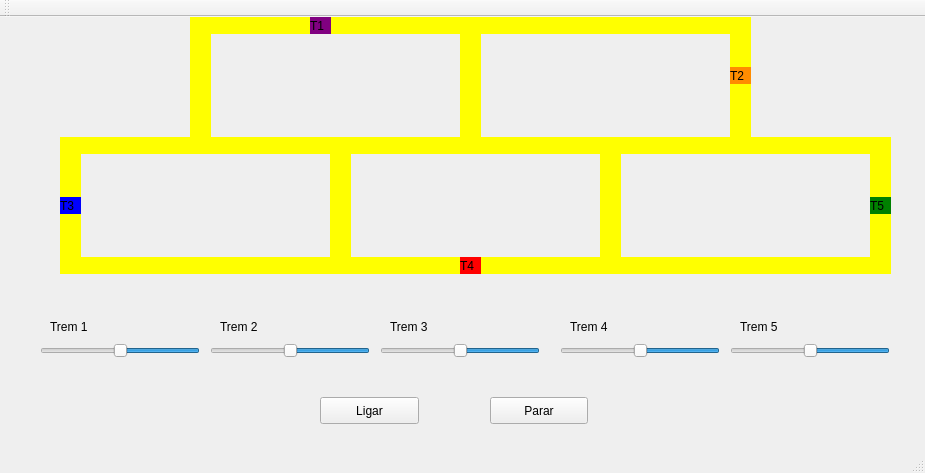
<?xml version="1.0" encoding="UTF-8"?>
<ui version="4.0">
 <class>MainWindow</class>
 <widget class="QMainWindow" name="MainWindow">
  <property name="geometry">
   <rect>
    <x>0</x>
    <y>0</y>
    <width>925</width>
    <height>473</height>
   </rect>
  </property>
  <property name="windowTitle">
   <string>MainWindow</string>
  </property>
  <widget class="QWidget" name="centralWidget">
   <widget class="QLabel" name="label_trem1">
    <property name="geometry">
     <rect>
      <x>310</x>
      <y>0</y>
      <width>21</width>
      <height>17</height>
     </rect>
    </property>
    <property name="styleSheet">
     <string notr="true">QLabel { background: purple}</string>
    </property>
    <property name="text">
     <string>T1</string>
    </property>
   </widget>
   <widget class="QLabel" name="label_trilho1">
    <property name="geometry">
     <rect>
      <x>80</x>
      <y>120</y>
      <width>250</width>
      <height>17</height>
     </rect>
    </property>
    <property name="styleSheet">
     <string notr="true">QLabel { background: yellow}</string>
    </property>
    <property name="text">
     <string/>
    </property>
   </widget>
   <widget class="QLabel" name="label_trilho2">
    <property name="geometry">
     <rect>
      <x>80</x>
      <y>240</y>
      <width>250</width>
      <height>17</height>
     </rect>
    </property>
    <property name="styleSheet">
     <string notr="true">QLabel { background: yellow}</string>
    </property>
    <property name="text">
     <string/>
    </property>
   </widget>
   <widget class="QLabel" name="label_trilho3">
    <property name="geometry">
     <rect>
      <x>330</x>
      <y>120</y>
      <width>21</width>
      <height>137</height>
     </rect>
    </property>
    <property name="styleSheet">
     <string notr="true">QLabel { background: yellow}</string>
    </property>
    <property name="text">
     <string/>
    </property>
   </widget>
   <widget class="QLabel" name="label_trilho4">
    <property name="geometry">
     <rect>
      <x>60</x>
      <y>120</y>
      <width>21</width>
      <height>137</height>
     </rect>
    </property>
    <property name="styleSheet">
     <string notr="true">QLabel { background: yellow}</string>
    </property>
    <property name="text">
     <string/>
    </property>
   </widget>
   <widget class="QPushButton" name="pushButton">
    <property name="geometry">
     <rect>
      <x>320</x>
      <y>380</y>
      <width>99</width>
      <height>27</height>
     </rect>
    </property>
    <property name="text">
     <string>Ligar</string>
    </property>
   </widget>
   <widget class="QPushButton" name="pushButton_2">
    <property name="geometry">
     <rect>
      <x>490</x>
      <y>380</y>
      <width>98</width>
      <height>27</height>
     </rect>
    </property>
    <property name="text">
     <string>Parar</string>
    </property>
   </widget>
   <widget class="QLabel" name="label_trilho4_2">
    <property name="geometry">
     <rect>
      <x>600</x>
      <y>120</y>
      <width>21</width>
      <height>137</height>
     </rect>
    </property>
    <property name="styleSheet">
     <string notr="true">QLabel { background: yellow}</string>
    </property>
    <property name="text">
     <string/>
    </property>
   </widget>
   <widget class="QLabel" name="label_trilho1_2">
    <property name="geometry">
     <rect>
      <x>350</x>
      <y>120</y>
      <width>250</width>
      <height>17</height>
     </rect>
    </property>
    <property name="styleSheet">
     <string notr="true">QLabel { background: yellow}</string>
    </property>
    <property name="text">
     <string/>
    </property>
   </widget>
   <widget class="QLabel" name="label_trilho2_2">
    <property name="geometry">
     <rect>
      <x>350</x>
      <y>240</y>
      <width>250</width>
      <height>17</height>
     </rect>
    </property>
    <property name="styleSheet">
     <string notr="true">QLabel { background: yellow}</string>
    </property>
    <property name="text">
     <string/>
    </property>
   </widget>
   <widget class="QLabel" name="label_trem2">
    <property name="geometry">
     <rect>
      <x>730</x>
      <y>50</y>
      <width>21</width>
      <height>17</height>
     </rect>
    </property>
    <property name="styleSheet">
     <string notr="true">QLabel { background: darkorange}</string>
    </property>
    <property name="text">
     <string>T2</string>
    </property>
   </widget>
   <widget class="QLabel" name="label_trem3">
    <property name="geometry">
     <rect>
      <x>60</x>
      <y>180</y>
      <width>21</width>
      <height>17</height>
     </rect>
    </property>
    <property name="styleSheet">
     <string notr="true">QLabel { background: blue}</string>
    </property>
    <property name="text">
     <string>T3</string>
    </property>
   </widget>
   <widget class="QLabel" name="label_trilho1_3">
    <property name="geometry">
     <rect>
      <x>620</x>
      <y>120</y>
      <width>250</width>
      <height>17</height>
     </rect>
    </property>
    <property name="styleSheet">
     <string notr="true">QLabel { background: yellow}</string>
    </property>
    <property name="text">
     <string/>
    </property>
   </widget>
   <widget class="QLabel" name="label_trilho4_3">
    <property name="geometry">
     <rect>
      <x>870</x>
      <y>120</y>
      <width>21</width>
      <height>137</height>
     </rect>
    </property>
    <property name="styleSheet">
     <string notr="true">QLabel { background: yellow}</string>
    </property>
    <property name="text">
     <string/>
    </property>
   </widget>
   <widget class="QLabel" name="label_trilho2_3">
    <property name="geometry">
     <rect>
      <x>620</x>
      <y>240</y>
      <width>250</width>
      <height>17</height>
     </rect>
    </property>
    <property name="styleSheet">
     <string notr="true">QLabel { background: yellow}</string>
    </property>
    <property name="text">
     <string/>
    </property>
   </widget>
   <widget class="QLabel" name="label_trilho1_4">
    <property name="geometry">
     <rect>
      <x>210</x>
      <y>0</y>
      <width>250</width>
      <height>17</height>
     </rect>
    </property>
    <property name="styleSheet">
     <string notr="true">QLabel { background: yellow}</string>
    </property>
    <property name="text">
     <string/>
    </property>
   </widget>
   <widget class="QLabel" name="label_trilho3_2">
    <property name="geometry">
     <rect>
      <x>190</x>
      <y>0</y>
      <width>21</width>
      <height>137</height>
     </rect>
    </property>
    <property name="styleSheet">
     <string notr="true">QLabel { background: yellow}</string>
    </property>
    <property name="text">
     <string/>
    </property>
   </widget>
   <widget class="QLabel" name="label_trilho3_3">
    <property name="geometry">
     <rect>
      <x>460</x>
      <y>0</y>
      <width>21</width>
      <height>137</height>
     </rect>
    </property>
    <property name="styleSheet">
     <string notr="true">QLabel { background: yellow}</string>
    </property>
    <property name="text">
     <string/>
    </property>
   </widget>
   <widget class="QLabel" name="label_trilho1_5">
    <property name="geometry">
     <rect>
      <x>480</x>
      <y>0</y>
      <width>250</width>
      <height>17</height>
     </rect>
    </property>
    <property name="styleSheet">
     <string notr="true">QLabel { background: yellow}</string>
    </property>
    <property name="text">
     <string/>
    </property>
   </widget>
   <widget class="QLabel" name="label_trilho3_4">
    <property name="geometry">
     <rect>
      <x>730</x>
      <y>0</y>
      <width>21</width>
      <height>137</height>
     </rect>
    </property>
    <property name="styleSheet">
     <string notr="true">QLabel { background: yellow}</string>
    </property>
    <property name="text">
     <string/>
    </property>
   </widget>
   <widget class="QLabel" name="label_trem4">
    <property name="geometry">
     <rect>
      <x>460</x>
      <y>240</y>
      <width>21</width>
      <height>17</height>
     </rect>
    </property>
    <property name="styleSheet">
     <string notr="true">QLabel { background: red}</string>
    </property>
    <property name="text">
     <string>T4</string>
    </property>
   </widget>
   <widget class="QLabel" name="label_trem5">
    <property name="geometry">
     <rect>
      <x>870</x>
      <y>180</y>
      <width>21</width>
      <height>17</height>
     </rect>
    </property>
    <property name="styleSheet">
     <string notr="true">QLabel { background: green}</string>
    </property>
    <property name="text">
     <string>T5</string>
    </property>
   </widget>
   <widget class="QSlider" name="T1Slider">
    <property name="geometry">
     <rect>
      <x>40</x>
      <y>320</y>
      <width>160</width>
      <height>28</height>
     </rect>
    </property>
    <property name="maximumSize">
     <size>
      <width>160</width>
      <height>16777215</height>
     </size>
    </property>
    <property name="layoutDirection">
     <enum>Qt::RightToLeft</enum>
    </property>
    <property name="styleSheet">
     <string notr="true">QLabel { background: blue}</string>
    </property>
    <property name="minimum">
     <number>0</number>
    </property>
    <property name="maximum">
     <number>200</number>
    </property>
    <property name="value">
     <number>100</number>
    </property>
    <property name="orientation">
     <enum>Qt::Horizontal</enum>
    </property>
    <property name="invertedAppearance">
     <bool>false</bool>
    </property>
   </widget>
   <widget class="QLabel" name="valorSlider">
    <property name="geometry">
     <rect>
      <x>50</x>
      <y>300</y>
      <width>58</width>
      <height>20</height>
     </rect>
    </property>
    <property name="text">
     <string>Trem 1</string>
    </property>
   </widget>
   <widget class="QLabel" name="valorSlider_2">
    <property name="geometry">
     <rect>
      <x>220</x>
      <y>300</y>
      <width>58</width>
      <height>20</height>
     </rect>
    </property>
    <property name="text">
     <string>Trem 2</string>
    </property>
   </widget>
   <widget class="QSlider" name="T2Slider">
    <property name="geometry">
     <rect>
      <x>210</x>
      <y>320</y>
      <width>160</width>
      <height>28</height>
     </rect>
    </property>
    <property name="maximumSize">
     <size>
      <width>160</width>
      <height>16777215</height>
     </size>
    </property>
    <property name="layoutDirection">
     <enum>Qt::RightToLeft</enum>
    </property>
    <property name="styleSheet">
     <string notr="true">QLabel { background: blue}</string>
    </property>
    <property name="minimum">
     <number>0</number>
    </property>
    <property name="maximum">
     <number>200</number>
    </property>
    <property name="value">
     <number>100</number>
    </property>
    <property name="orientation">
     <enum>Qt::Horizontal</enum>
    </property>
    <property name="invertedAppearance">
     <bool>false</bool>
    </property>
   </widget>
   <widget class="QLabel" name="valorSlider_3">
    <property name="geometry">
     <rect>
      <x>390</x>
      <y>300</y>
      <width>58</width>
      <height>20</height>
     </rect>
    </property>
    <property name="text">
     <string>Trem 3</string>
    </property>
   </widget>
   <widget class="QSlider" name="T3Slider">
    <property name="geometry">
     <rect>
      <x>380</x>
      <y>320</y>
      <width>160</width>
      <height>28</height>
     </rect>
    </property>
    <property name="maximumSize">
     <size>
      <width>160</width>
      <height>16777215</height>
     </size>
    </property>
    <property name="layoutDirection">
     <enum>Qt::RightToLeft</enum>
    </property>
    <property name="styleSheet">
     <string notr="true">QLabel { background: blue}</string>
    </property>
    <property name="minimum">
     <number>0</number>
    </property>
    <property name="maximum">
     <number>200</number>
    </property>
    <property name="value">
     <number>100</number>
    </property>
    <property name="orientation">
     <enum>Qt::Horizontal</enum>
    </property>
    <property name="invertedAppearance">
     <bool>false</bool>
    </property>
    <property name="invertedControls">
     <bool>false</bool>
    </property>
   </widget>
   <widget class="QLabel" name="valorSlider_4">
    <property name="geometry">
     <rect>
      <x>570</x>
      <y>300</y>
      <width>58</width>
      <height>20</height>
     </rect>
    </property>
    <property name="text">
     <string>Trem 4</string>
    </property>
   </widget>
   <widget class="QSlider" name="T4Slider">
    <property name="geometry">
     <rect>
      <x>560</x>
      <y>320</y>
      <width>160</width>
      <height>28</height>
     </rect>
    </property>
    <property name="maximumSize">
     <size>
      <width>160</width>
      <height>16777215</height>
     </size>
    </property>
    <property name="layoutDirection">
     <enum>Qt::RightToLeft</enum>
    </property>
    <property name="styleSheet">
     <string notr="true">QLabel { background: blue}</string>
    </property>
    <property name="minimum">
     <number>0</number>
    </property>
    <property name="maximum">
     <number>200</number>
    </property>
    <property name="value">
     <number>100</number>
    </property>
    <property name="orientation">
     <enum>Qt::Horizontal</enum>
    </property>
    <property name="invertedAppearance">
     <bool>false</bool>
    </property>
   </widget>
   <widget class="QLabel" name="valorSlider_5">
    <property name="geometry">
     <rect>
      <x>740</x>
      <y>300</y>
      <width>58</width>
      <height>20</height>
     </rect>
    </property>
    <property name="text">
     <string>Trem 5</string>
    </property>
   </widget>
   <widget class="QSlider" name="T5Slider">
    <property name="geometry">
     <rect>
      <x>730</x>
      <y>320</y>
      <width>160</width>
      <height>28</height>
     </rect>
    </property>
    <property name="maximumSize">
     <size>
      <width>160</width>
      <height>16777215</height>
     </size>
    </property>
    <property name="layoutDirection">
     <enum>Qt::RightToLeft</enum>
    </property>
    <property name="styleSheet">
     <string notr="true">QLabel { background: blue}</string>
    </property>
    <property name="minimum">
     <number>0</number>
    </property>
    <property name="maximum">
     <number>200</number>
    </property>
    <property name="value">
     <number>100</number>
    </property>
    <property name="orientation">
     <enum>Qt::Horizontal</enum>
    </property>
    <property name="invertedAppearance">
     <bool>false</bool>
    </property>
    <property name="invertedControls">
     <bool>false</bool>
    </property>
   </widget>
   <zorder>label_trilho3_2</zorder>
   <zorder>label_trilho1_2</zorder>
   <zorder>label_trilho1</zorder>
   <zorder>label_trilho4_2</zorder>
   <zorder>label_trilho2_3</zorder>
   <zorder>label_trilho4_3</zorder>
   <zorder>label_trilho1_3</zorder>
   <zorder>label_trilho3_4</zorder>
   <zorder>label_trilho1_5</zorder>
   <zorder>label_trilho3_3</zorder>
   <zorder>label_trilho1_4</zorder>
   <zorder>label_trilho2</zorder>
   <zorder>label_trilho3</zorder>
   <zorder>label_trilho4</zorder>
   <zorder>label_trem1</zorder>
   <zorder>pushButton</zorder>
   <zorder>pushButton_2</zorder>
   <zorder>label_trilho2_2</zorder>
   <zorder>label_trem2</zorder>
   <zorder>label_trem3</zorder>
   <zorder>label_trem4</zorder>
   <zorder>label_trem5</zorder>
   <zorder>T1Slider</zorder>
   <zorder>valorSlider</zorder>
   <zorder>valorSlider_2</zorder>
   <zorder>T2Slider</zorder>
   <zorder>valorSlider_3</zorder>
   <zorder>T3Slider</zorder>
   <zorder>valorSlider_4</zorder>
   <zorder>T4Slider</zorder>
   <zorder>valorSlider_5</zorder>
   <zorder>T5Slider</zorder>
  </widget>
  <widget class="QMenuBar" name="menuBar">
   <property name="geometry">
    <rect>
     <x>0</x>
     <y>0</y>
     <width>925</width>
     <height>24</height>
    </rect>
   </property>
  </widget>
  <widget class="QToolBar" name="mainToolBar">
   <attribute name="toolBarArea">
    <enum>TopToolBarArea</enum>
   </attribute>
   <attribute name="toolBarBreak">
    <bool>false</bool>
   </attribute>
  </widget>
  <widget class="QStatusBar" name="statusBar"/>
 </widget>
 <layoutdefault spacing="6" margin="11"/>
 <resources/>
 <connections/>
</ui>
